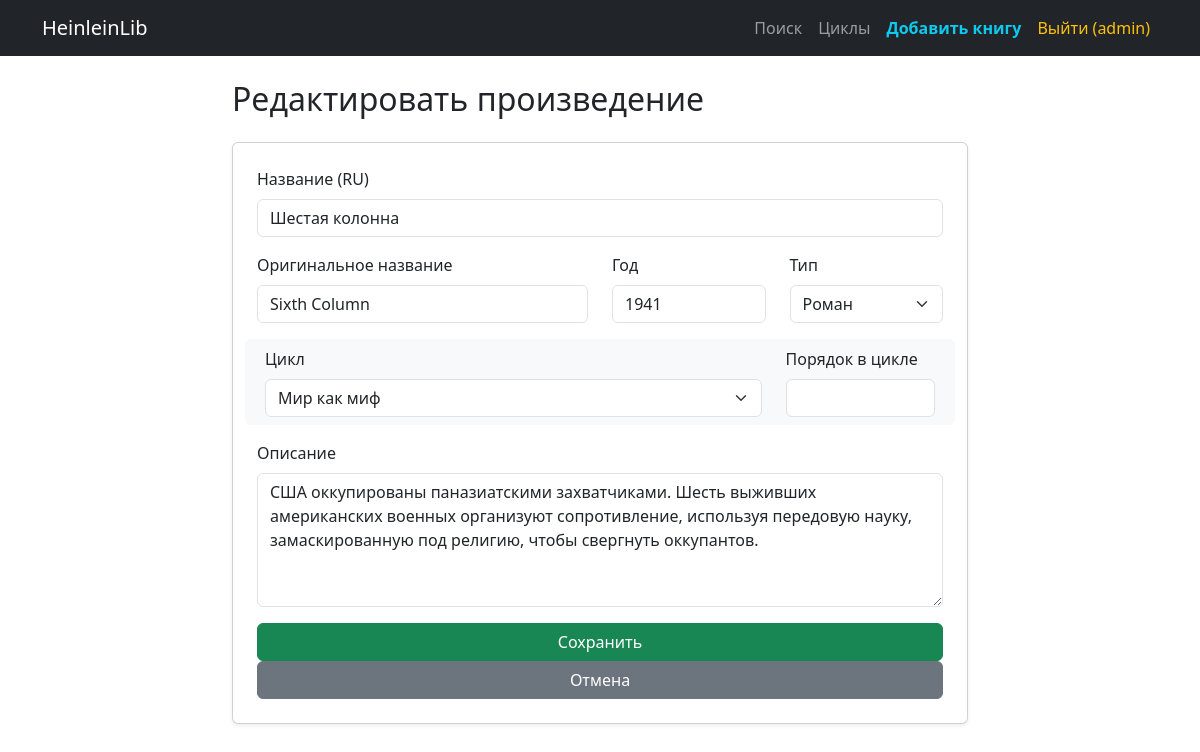
/edit/2 (signed in), run on the app's committed database.
### app.py (models this page shows, shortened)
class User(UserMixin, db.Model):
    id = db.Column(db.Integer, primary_key=True)
    username = db.Column(db.String(100), unique=True, nullable=False)
    password_hash = db.Column(db.String(200), nullable=False)

class Work(db.Model):
    __tablename__ = 'works'
    id = db.Column(db.Integer, primary_key=True)
    title_ru = db.Column(db.String(255), nullable=False)
    title_original = db.Column(db.String(255))
    publication_year = db.Column(db.Integer)
    work_type = db.Column(db.String(50))
    description = db.Column(db.Text)
    cycle_id = db.Column(db.Integer, db.ForeignKey('cycles.id'))
    cycle_order = db.Column(db.Float)
    publisher_id = db.Column(db.Integer, db.ForeignKey('publishers.id'))
    adaptations = db.relationship('Adaptation', backref='work', lazy=True)
    keywords = db.relationship('Keyword', secondary=work_keywords, lazy='subquery',
        backref=db.backref('works', lazy=True))
    vector_json = db.Column(db.Text, nullable=True)

class Cycle(db.Model):
    __tablename__ = 'cycles'
    id = db.Column(db.Integer, primary_key=True)
    title_ru = db.Column(db.String(255), nullable=False)
    title_original = db.Column(db.String(255))
    description = db.Column(db.Text)
    works = db.relationship('Work', backref='cycle', lazy=True)

### app.py (the view, shortened to what this page needs)
@app.route('/edit/<int:work_id>', methods=['GET', 'POST'])
@login_required
def edit_work(work_id):
    work = Work.query.get_or_404(work_id)
    cycles = Cycle.query.order_by(Cycle.title_ru).all()
    return render_template('work_form.html', work=work, cycles=cycles, title="Редактировать произведение")

### app.py (called while the page is built)
@event.listens_for(Engine, "connect")
def set_sqlite_pragma(dbapi_connection, connection_record):
    dbapi_connection.create_function("lower", 1, lambda s: s.lower() if s else None)

@login_manager.user_loader
def load_user(user_id):
    return User.query.get(int(user_id))

### templates/work_form.html (shortened to what this page needs)
{% extends 'base.html' %}
{% block content %}
<div class="row justify-content-center">
    <div class="col-md-8">
        <h2 class="mb-4">{{ title }}</h2>
        <form method="post" class="card p-4 shadow-sm">
            <div class="mb-3">
                <label class="form-label">Название (RU)</label>
                <input type="text" name="title_ru" class="form-control" value="{{ work.title_ru if work else '' }}" required>
            </div>
            <div class="row">
                <div class="col-md-6 mb-3">
                    <label class="form-label">Оригинальное название</label>
                    <input type="text" name="title_original" class="form-control" value="{{ work.title_original if work else '' }}">
                </div>
                <div class="col-md-3 mb-3">
                    <label class="form-label">Год</label>
                    <input type="number" name="publication_year" class="form-control" value="{{ work.publication_year if work else '' }}" required>
                </div>
                <div class="col-md-3 mb-3">
                    <label class="form-label">Тип</label>
                    <select name="work_type" class="form-select">
                        {% set current_type = work.work_type if work else '' %}
                        <option value="Роман" {% if current_type == 'Роман' %}selected{% endif %}>Роман</option>
                    </select>
                </div>
            </div>
            <div class="row bg-light p-2 rounded mb-3">
                <div class="col-md-9">
                    <label class="form-label">Цикл</label>
                    <select name="cycle_id" class="form-select">
                        {% for c in cycles %}
                            <option value="{{ c.id }}" {% if work and work.cycle_id == c.id %}selected{% endif %}>
                                {{ c.title_ru }}
                            </option>
                        {% endfor %}
                    </select>
                </div>
                <div class="col-md-3">
                    <label class="form-label">Порядок в цикле</label>
                    <input type="number" step="0.1" name="cycle_order" class="form-control" value="{{ work.cycle_order if work and work.cycle_order else '' }}">
                </div>
            </div>
            <div class="mb-3">
                <label class="form-label">Описание</label>
                <textarea name="description" class="form-control" rows="5">{{ work.description if work else '' }}</textarea>
            </div>
            <button type="submit" class="btn btn-success">Сохранить</button>
            <a href="{{ url_for('index') }}" class="btn btn-secondary">Отмена</a>
        </form>
    </div>
</div>
{% endblock %}

### templates/base.html (shortened to what this page needs)
<!DOCTYPE html>
<html lang="ru">
<head>
    <link href="https://cdn.jsdelivr.net/npm/bootstrap@5.3.0/dist/css/bootstrap.min.css" rel="stylesheet">
</head>
<body>
    <nav class="navbar navbar-expand-lg navbar-dark bg-dark mb-4">
        <div class="container">
            <a class="navbar-brand" href="{{ url_for('index') }}">HeinleinLib</a>
            <div class="navbar-nav ms-auto">
                <a class="nav-link" href="{{ url_for('index') }}">Поиск</a>
                <a class="nav-link" href="{{ url_for('cycles') }}">Циклы</a>
                {% if current_user.is_authenticated %}
                    <a class="nav-link fw-bold text-info" href="{{ url_for('add_work') }}">Добавить книгу</a>
                    <a class="nav-link text-warning" href="{{ url_for('logout') }}">Выйти ({{ current_user.username }})</a>
                {% else %}
                    <a class="nav-link" href="{{ url_for('login') }}">Войти</a>
                {% endif %}
            </div>
        </div>
    </nav>
    <div class="container">
        {% block content %}{% endblock %}
    </div>
</body>
</html>

### data on the page
User: username "admin"
Work: title_ru "Шестая колонна", title_original "Sixth Column", publication_year "1941", work_type "Роман", cycle_id "Мир как миф", description "США оккупированы паназиатскими захватчиками. Шесть выживших американских военных организуют сопротивление, используя передовую науку, замаскированную под религию, чтобы свергнуть оккупантов."

### other printed values
{{ title }} "Редактировать произведение"
